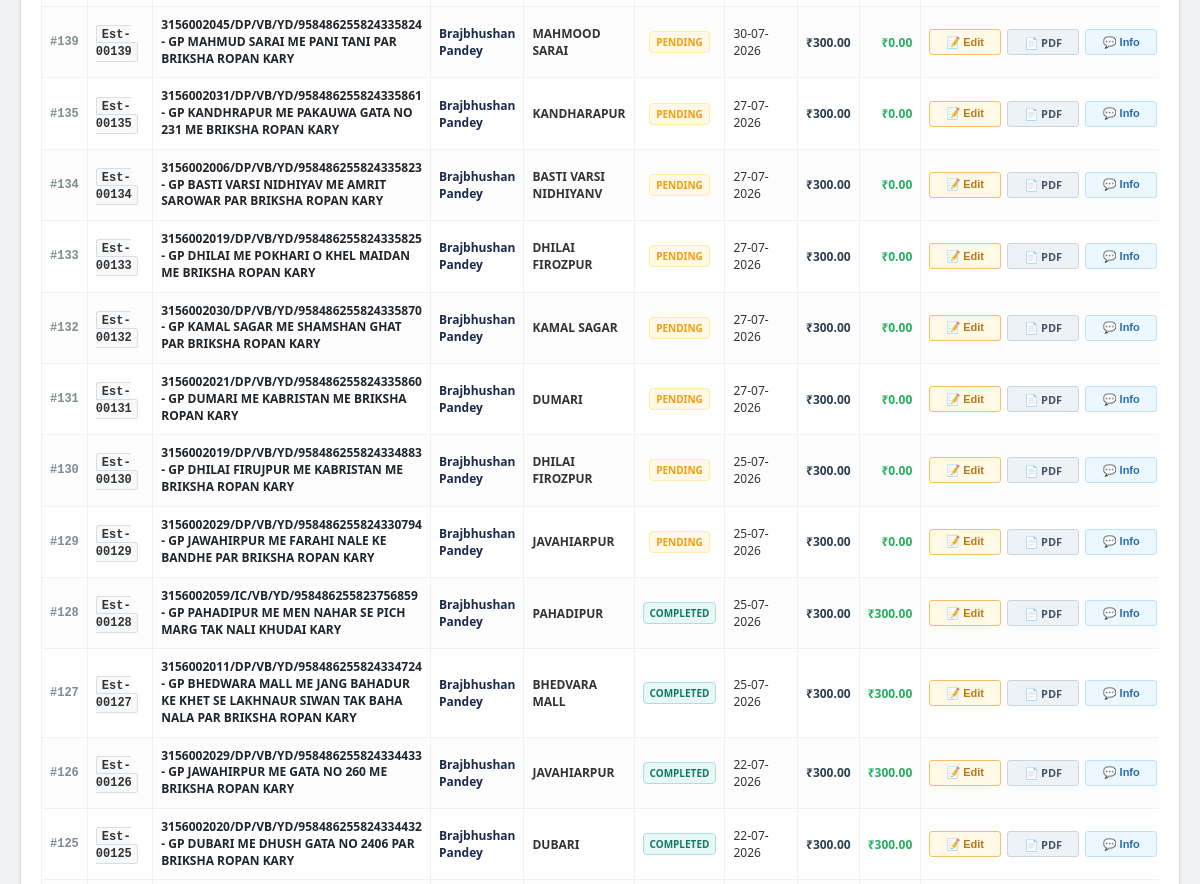
Before: /secure_suite_v3/tracker.php?filter_ta=Brajbhushan Pandey (signed in, middle part) with the older database file.
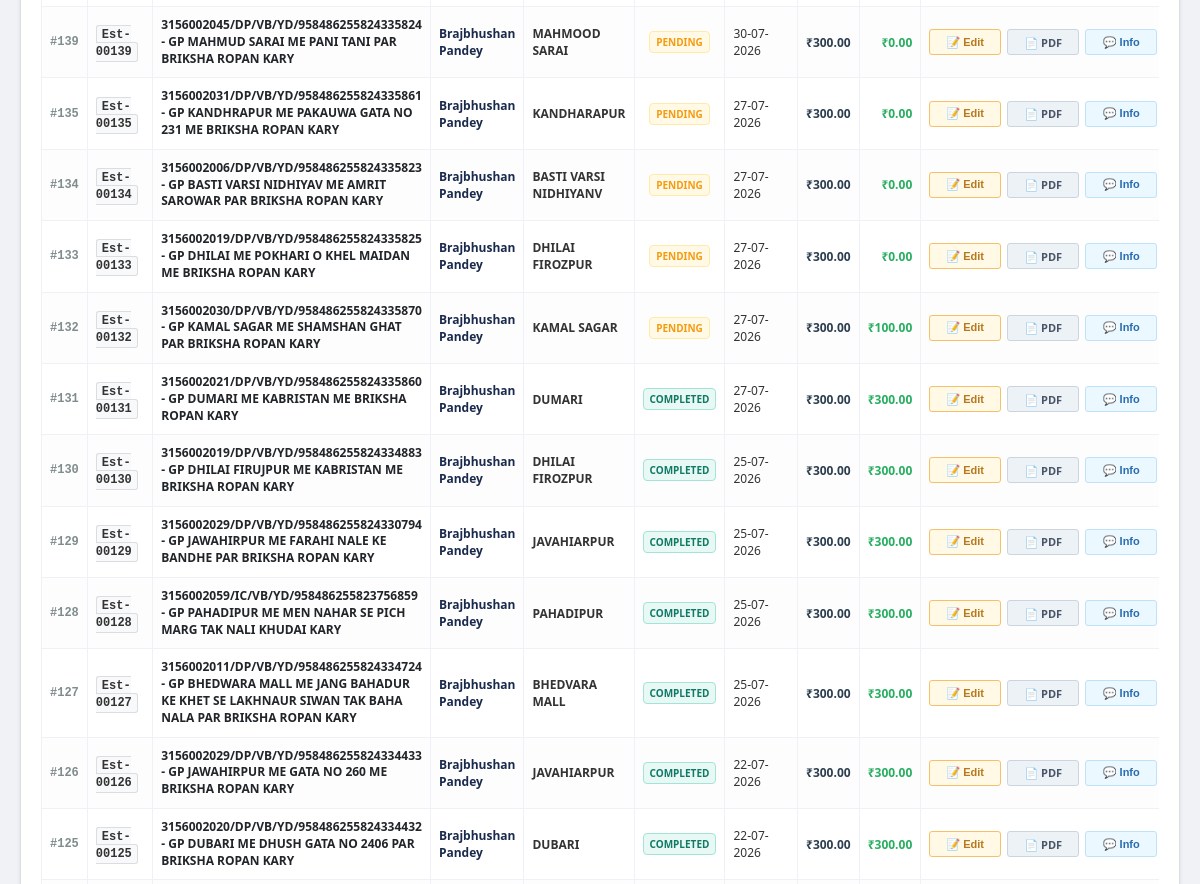
After: the same page with the newer database file.
### tables this page shows
CREATE TABLE `work_tracker` (
  `id` int(11) NOT NULL,
  `estimate_number` varchar(50) DEFAULT NULL,
  `work_name` varchar(255) NOT NULL,
  `ta_name` varchar(255) NOT NULL,
  `block_name` varchar(100) NOT NULL,
  `gp_name` varchar(100) NOT NULL,
  `status` varchar(50) NOT NULL DEFAULT 'Pending',
  `received_date` date NOT NULL,
  `bill_amount` decimal(10,2) NOT NULL DEFAULT 300.00,
  `paid_amount` decimal(10,2) NOT NULL DEFAULT 0.00,
  `pdf_filename` varchar(255) DEFAULT NULL
);

### secure_suite_v3/tracker.php (the view, shortened to what this page needs)
<?php
require_once 'db.php';
$filter_ta = isset($_GET['filter_ta']) ? trim($_GET['filter_ta']) : '';
$sql = "SELECT w.*, c.phone FROM work_tracker w LEFT JOIN clients c ON w.ta_name = c.name WHERE 1=1";
$params = [];
if (!empty($filter_ta)) {
    $sql .= " AND w.ta_name = ?";
    $params[] = $filter_ta;
}
$sql .= " ORDER BY w.id DESC";
$stmt = $pdo->prepare($sql);
$stmt->execute($params);
$jobs = $stmt->fetchAll();
?>
<!DOCTYPE html>
<html lang="en">
<head>
</head>
<body>
<div class="registry-card">
    <div style="overflow-x: auto;">
        <table class="ledger-table" id="exportableLedgerTable">
            <tbody>
                <?php if (!empty($jobs)): ?>
                    <?php foreach ($jobs as $j): ?>
                        <tr>
                            <td class="txt-job-id">#<?php echo $j['id']; ?></td>
                            <td><span class="badge-est"><?php echo htmlspecialchars($j['estimate_number']); ?></span></td>
                            <td><div class="txt-work-description"><?php echo htmlspecialchars($j['work_name']); ?></div></td>
                            <td><div style="font-weight:600; color:#1a2a4d;"><?php echo htmlspecialchars($j['ta_name']); ?></div></td>
                            <td><strong><?php echo htmlspecialchars($j['gp_name']); ?></strong></td>
                            <td style="text-align:center;">
                                <?php $cls = (strtolower($j['status']) === 'completed') ? 'status-completed' : 'status-pending'; ?>
                                <span class="badge-status <?php echo $cls; ?>"><?php echo htmlspecialchars($j['status']); ?></span>
                            </td>
                            <td><?php echo date('d-m-Y', strtotime($j['received_date'])); ?></td>
                            <td style="text-align:right; font-weight:600; color:#2c3e50;">₹<?php echo number_format($j['bill_amount'], 2); ?></td>
                            <td style="text-align:right; font-weight:600; color:#27ae60;">₹<?php echo number_format($j['paid_amount'], 2); ?></td>
                            <td class="td-actions" style="text-align:center;">
                                <div class="action-flex-links">
                                    <button class="btn-row-action btn-row-edit" onclick='triggerModificationModal(<?php echo json_encode($j, JSON_HEX_APOS | JSON_HEX_QUOT); ?>)'>📝 Edit</button>
                                    <?php if (!empty($j['pdf_filename'])): ?>
                                        <a href="uploads/estimates/<?php echo $j['pdf_filename']; ?>" target="_blank" class="btn-row-action btn-row-pdf">📄 PDF</a>
                                    <?php else: ?>
                                        <button class="btn-row-action btn-row-pdf" style="opacity:0.4; cursor:not-allowed;" disabled>📄 Empty</button>
                                    <?php endif; ?>
                                    <button class="btn-row-action btn-row-info" onclick='sendWhatsAppNotification(<?php echo json_encode($j, JSON_HEX_APOS | JSON_HEX_QUOT); ?>)'>💬 Info</button>
                                </div>
                            </td>
                        </tr>
                    <?php endforeach; ?>
                <?php else: ?>
                    <tr>
                        <td colspan="10" style="text-align:center; padding:30px; color:#95a5a6; font-style:italic;">No records matched your selection configuration.</td>
                    </tr>
                <?php endif; ?>
            </tbody>
        </table>
    </div>
</div>
</body>
</html>

### secure_suite_v3/tracker.php (style rules this page uses)
body { font-family: 'Segoe UI', system-ui, sans-serif; background-color: #f0f2f5; margin: 20px; color: #333; }
.ingest-card, .registry-card { background: #ffffff; border-radius: 4px; box-shadow: 0 1px 4px rgba(0,0,0,0.08); border: 1px solid #dcdde1; padding: 20px; margin-bottom: 20px; }
.ledger-table { width: 100%; border-collapse: collapse; font-size: 12px; }
.txt-job-id { font-family: monospace; font-weight: bold; color: #7f8c8d; text-align: center; }
.badge-est { background: #f8f9fa; border: 1px solid #dcdde1; padding: 2px 5px; border-radius: 3px; font-family: monospace; font-weight: 600; }
.txt-work-description { font-weight: 600; color: #212529; line-height: 1.4; }
.badge-status { padding: 3px 6px; border-radius: 4px; font-size: 10px; font-weight: bold; text-transform: uppercase; display: inline-block; border: 1px solid; }
.status-pending { background: #fff9e6; color: #f39c12; border-color: #ffeaa7; }
.status-completed { background: #e8f8f5; color: #117a65; border-color: #a3e4d7; }
.action-flex-links { display: flex; gap: 6px; align-items: center; justify-content: center; }
.btn-row-edit { background: #fff9e6; border-color: #f5c068; color: #b7791f; }
.btn-row-pdf { background: #edf2f7; border-color: #cbd5e0; color: #4a5568; }
.btn-row-info { background: #ebf8ff; border-color: #bee3f8; color: #2b6cb0; }

Changed rows visible on the page:
changed work_tracker "Est-00132": paid_amount "0.00" → "100.00"
changed work_tracker "Est-00131": status "PENDING" → "COMPLETED"; paid_amount "0.00" → "300.00"
changed work_tracker "Est-00130": status "PENDING" → "COMPLETED"; paid_amount "0.00" → "300.00"
changed work_tracker "Est-00129": status "PENDING" → "COMPLETED"; paid_amount "0.00" → "300.00"
